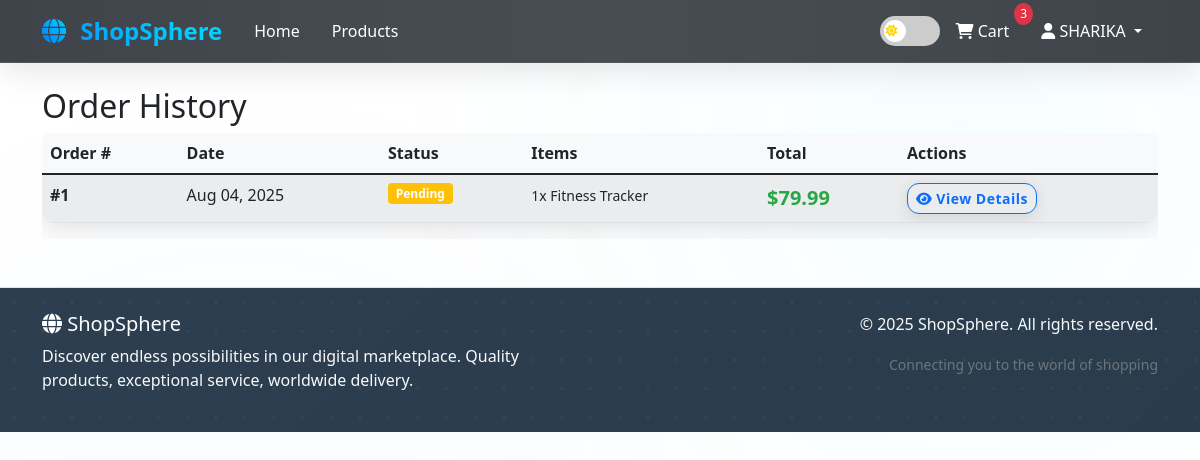
Page /orders/ (signed in) on the committed database.
### store/models.py (models this page shows, shortened)
class Cart(models.Model):
    user = models.OneToOneField(User, on_delete=models.CASCADE, related_name='cart')
    created_at = models.DateTimeField(auto_now_add=True)
    updated_at = models.DateTimeField(auto_now=True)
    def get_total_items(self):
        return sum(item.quantity for item in self.items.all())

class CartItem(models.Model):
    cart = models.ForeignKey(Cart, on_delete=models.CASCADE, related_name='items')
    product = models.ForeignKey(Product, on_delete=models.CASCADE)
    quantity = models.PositiveIntegerField(default=1)
    created_at = models.DateTimeField(auto_now_add=True)
    updated_at = models.DateTimeField(auto_now=True)
    class Meta:
        unique_together = ('cart', 'product')

class Order(models.Model):
    STATUS_CHOICES = [
        ('pending', 'Pending'),
        ('processing', 'Processing'),
        ('shipped', 'Shipped'),
        ('delivered', 'Delivered'),
        ('cancelled', 'Cancelled'),
    ]
    user = models.ForeignKey(User, on_delete=models.CASCADE, related_name='orders')
    first_name = models.CharField(max_length=50)
    last_name = models.CharField(max_length=50)
    email = models.EmailField()
    address = models.CharField(max_length=250)
    postal_code = models.CharField(max_length=20)
    city = models.CharField(max_length=100)
    status = models.CharField(max_length=20, choices=STATUS_CHOICES, default='pending')
    created_at = models.DateTimeField(auto_now_add=True)
    updated_at = models.DateTimeField(auto_now=True)
    class Meta:
        ordering = ['-created_at']
    def get_total_cost(self):
        return sum(item.get_cost() for item in self.items.all())

class OrderItem(models.Model):
    order = models.ForeignKey(Order, on_delete=models.CASCADE, related_name='items')
    product = models.ForeignKey(Product, on_delete=models.CASCADE)
    price = models.DecimalField(max_digits=10, decimal_places=2)
    quantity = models.PositiveIntegerField(default=1)
    def get_cost(self):
        return self.price * self.quantity

class Product(models.Model):
    name = models.CharField(max_length=200)
    slug = models.SlugField(max_length=200, unique=True)
    category = models.ForeignKey(Category, on_delete=models.CASCADE, related_name='products')
    description = models.TextField()
    price = models.DecimalField(max_digits=10, decimal_places=2)
    image = models.ImageField(upload_to='products/', blank=True, null=True)
    stock = models.PositiveIntegerField(default=0)
    available = models.BooleanField(default=True)
    created_at = models.DateTimeField(auto_now_add=True)
    updated_at = models.DateTimeField(auto_now=True)
    class Meta:
        ordering = ['-created_at']
        indexes = [
            models.Index(fields=['slug']),
            models.Index(fields=['available']),
            models.Index(fields=['created_at']),
        ]

### store/views.py (the view)
# urls.py: path('orders/', views.order_history, name='order_history'),
@login_required
def order_history(request):
    orders = Order.objects.filter(user=request.user)
    context = {
        'orders': orders,
    }
    return render(request, 'store/order_history.html', context)

### store/templates/store/order_history.html (shortened to what this page needs)
{% extends 'store/base.html' %}
{% block content %}
<div class="row">
    <div class="col-12">
        <h2>Order History</h2>
        {% if orders %}
        <div class="table-responsive">
            <table class="table table-striped">
                <thead>
                    <tr>
                        <th>Order #</th>
                        <th>Date</th>
                        <th>Status</th>
                        <th>Items</th>
                        <th>Total</th>
                        <th>Actions</th>
                    </tr>
                </thead>
                <tbody>
                    {% for order in orders %}
                    <tr>
                        <td>
                            <strong>#{{ order.id }}</strong>
                        </td>
                        <td>{{ order.created_at|date:"M d, Y" }}</td>
                        <td>
                            <span class="badge bg-{% if order.status == 'pending' %}warning{% elif order.status == 'processing' %}info{% elif order.status == 'shipped' %}primary{% elif order.status == 'delivered' %}success{% else %}danger{% endif %}">
                                {{ order.get_status_display }}
                            </span>
                        </td>
                        <td>
                            {% for item in order.items.all %}
                                <small>{{ item.quantity }}x {{ item.product.name }}</small>
                            {% endfor %}
                        </td>
                        <td><span class="price fw-bold">${{ order.get_total_cost }}</span></td>
                        <td>
                            <a href="{% url 'store:order_detail' order.id %}" class="btn btn-outline-primary btn-sm">
                                <i class="fas fa-eye"></i> View Details
                            </a>
                        </td>
                    </tr>
                    {% endfor %}
                </tbody>
            </table>
        </div>
        {% endif %}
    </div>
</div>
{% endblock %}

### store/templates/store/base.html (shortened to what this page needs)
<!DOCTYPE html>
<html lang="en">
<head>
    <link href="https://cdn.jsdelivr.net/npm/bootstrap@5.1.3/dist/css/bootstrap.min.css" rel="stylesheet">
    <link href="https://cdnjs.cloudflare.com/ajax/libs/font-awesome/6.0.0/css/all.min.css" rel="stylesheet">
    {% load static %}
    <link href="{% static 'css/store.css' %}" rel="stylesheet">
</head>
<body>
    <nav class="navbar navbar-expand-lg navbar-dark bg-dark">
        <div class="container">
            <a class="navbar-brand" href="{% url 'store:home' %}">
                <i class="fas fa-globe"></i> ShopSphere
            </a>
            <div class="collapse navbar-collapse" id="navbarNav">
                <ul class="navbar-nav me-auto">
                    <li class="nav-item">
                        <a class="nav-link" href="{% url 'store:home' %}">Home</a>
                    </li>
                    <li class="nav-item">
                        <a class="nav-link" href="{% url 'store:product_list' %}">Products</a>
                    </li>
                </ul>
                <ul class="navbar-nav">
                    <li class="nav-item d-flex align-items-center">
                        <label class="theme-toggle" title="Toggle dark/light mode (Ctrl+Shift+T)">
                            <span class="theme-slider">
                                <i class="fas fa-sun theme-icon sun-icon"></i>
                            </span>
                        </label>
                    </li>
                    {% if user.is_authenticated %}
                        <li class="nav-item">
                            <a class="nav-link position-relative" href="{% url 'store:cart_detail' %}">
                                <i class="fas fa-shopping-cart"></i> Cart
                                {% if user.cart.get_total_items %}
                                    <span class="cart-badge">{{ user.cart.get_total_items }}</span>
                                {% endif %}
                            </a>
                        </li>
                        <li class="nav-item dropdown">
                            <a class="nav-link dropdown-toggle" href="#" id="navbarDropdown" role="button" data-bs-toggle="dropdown">
                                <i class="fas fa-user"></i> {{ user.username }}
                            </a>
                        </li>
                    {% endif %}
                </ul>
            </div>
        </div>
    </nav>
    <main class="container my-4">
        {% block content %}
        {% endblock %}
    </main>
    <footer class="bg-dark text-light py-4 mt-5">
        <div class="container">
            <div class="row">
                <div class="col-md-6">
                    <h5><i class="fas fa-globe"></i> ShopSphere</h5>
                    <p>Discover endless possibilities in our digital marketplace. Quality products, exceptional service, worldwide delivery.</p>
                </div>
                <div class="col-md-6 text-md-end">
                    <p>&copy; 2025 ShopSphere. All rights reserved.</p>
                    <small class="text-muted">Connecting you to the world of shopping</small>
                </div>
            </div>
        </div>
    </footer>
    {% load static %}
</body>
</html>

### rows in the picture
Order: id "1", created_at "Aug 04, 2025", status "Pending", get_total_cost "79.99"
OrderItem: quantity "1", product.name "Fitness Tracker"

### other values in the picture
{{ user.cart.get_total_items }} "3"
{{ user.username }} "SHARIKA"
